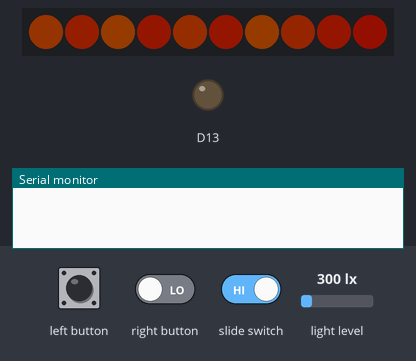
The sketch below on a simulated Adafruit Circuit Playground Express. Parts: 10 RGB LEDs in strip order, left to right, output pins drawn as LEDs (lit = HIGH), the last lines printed to the serial monitor. The inputs (shaded band) are chosen by the test bench; at power-on: light level 300 lx. Dim RGB values are drawn brighter than linear; random numbers use the default seed unless the sketch sets one.

Above: at 2.2 s.
2.3 s: slide switch set LOW
At 3.6 s:
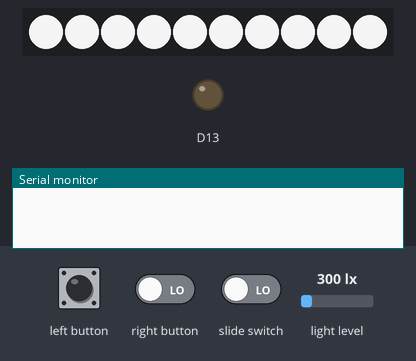
4.8 s: light level set to 40 lx
6.4 s: left button pressed for 1 s
At 8.0 s:
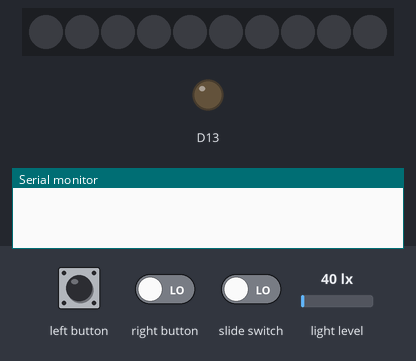
8.9 s: slide switch set HIGH
At 10.11 s:
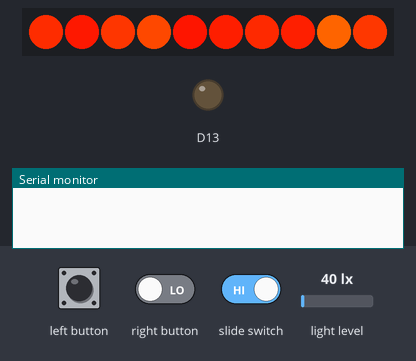
10.4 s: left button pressed for 1 s
12.0 s: right button driven HIGH and slide switch driven LOW
At 13.3 s:
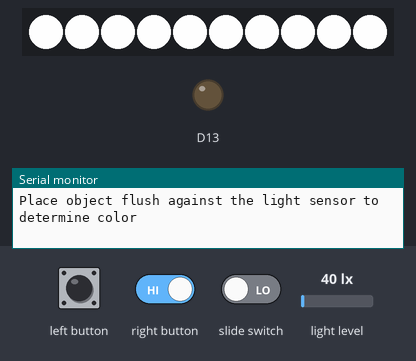
Timing chart, 0 to 15.0 s (numbered marks = the images above; inputs shaded):
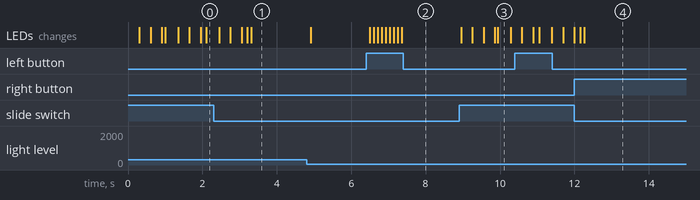

The sketch:

lightsONArduino.ino
```cpp
#include <Adafruit_CircuitPlayground.h>
#include <Wire.h>
#include <SPI.h>

/*LED ON/OFF*/
bool isON = false;
bool isOFF = false;
bool fpmode = false;

/*button debounce and state variables*/
int leftButton;
int leftButtonState;
int lastLeft = LOW;

int rightButton;
int rightButtonState;
int lastRight = LOW;

unsigned long lastDebounceTime = 0;
unsigned long debounceDelay = 50;
unsigned long buttonTime = 100;

/*COLOR SENSOR*/
uint8_t red;
uint8_t green;
uint8_t blue;

/*LIGHT PWM*/
int brightness;
int maxBright = 255;
int touchThreshold = 200;

/*FIRE PLACE MODE*/
#define BREATH_THRESHOLD  92 //threshold for the audio sensor to determine if fireplace mode should be turned off
#define FLAME_LIFE_MS     50 //duration between successive pixels turning off
#define FLAME_HUE         35 //optimal hue
#define LIT_CANDLES       10

//gamma correction values
const uint8_t PROGMEM gamma8[] = {
  0,  0,  0,  0,  0,  0,  0,  0,  0,  0,  0,  0,  0,  0,  0,  0,
  0,  0,  0,  0,  0,  0,  0,  0,  0,  0,  0,  0,  1,  1,  1,  1,
  1,  1,  1,  1,  1,  1,  1,  1,  1,  2,  2,  2,  2,  2,  2,  2,
  2,  3,  3,  3,  3,  3,  3,  3,  4,  4,  4,  4,  4,  5,  5,  5,
  5,  6,  6,  6,  6,  7,  7,  7,  7,  8,  8,  8,  9,  9,  9, 10,
  10, 10, 11, 11, 11, 12, 12, 13, 13, 13, 14, 14, 15, 15, 16, 16,
  17, 17, 18, 18, 19, 19, 20, 20, 21, 21, 22, 22, 23, 24, 24, 25,
  25, 26, 27, 27, 28, 29, 29, 30, 31, 32, 32, 33, 34, 35, 35, 36,
  37, 38, 39, 39, 40, 41, 42, 43, 44, 45, 46, 47, 48, 49, 50, 50,
  51, 52, 54, 55, 56, 57, 58, 59, 60, 61, 62, 63, 64, 66, 67, 68,
  69, 70, 72, 73, 74, 75, 77, 78, 79, 81, 82, 83, 85, 86, 87, 89,
  90, 92, 93, 95, 96, 98, 99, 101, 102, 104, 105, 107, 109, 110, 112, 114,
  115, 117, 119, 120, 122, 124, 126, 127, 129, 131, 133, 135, 137, 138, 140, 142,
  144, 146, 148, 150, 152, 154, 156, 158, 160, 162, 164, 167, 169, 171, 173, 175,
  177, 180, 182, 184, 186, 189, 191, 193, 196, 198, 200, 203, 205, 208, 210, 213,
  215, 218, 220, 223, 225, 228, 231, 233, 236, 239, 241, 244, 247, 249, 252, 255
};

// Global program state.
int lit = LIT_CANDLES;
float frequencies[10] = {0};
float phases[10] = {0};
enum AnimationType {FLICKER};
AnimationType animation = FLICKER;

/*FUNCTION DECLARATIONS*/
void activate();      //function to turn on the LEDs
void deactivate();    //function to turn off all the LEDs
void setCustom();     //function to set a custom color for the lights
void adjustMaxB();    //function for user to tap capacitive touch pads to set maximum brightness.
void button();        //function to turn ON or OFF all circuit playground
int debounceLeft();   //function to debounce the button input
int debounceRight();  //function to debounce the button input
void modusOperandi(); //function to toggle mode from standard to fireplace
void fireplace();     //function to randomly flash red, orange, and yellow LED colors in a random fashion.
void adjustB();       //function to adjust the brightness of the LED based on room light
void setDefault();    //function with default values of red, green, and blue pixels.
void allLEDs();       //function to turn on all the LEDs.

//functions for fireplace mode. these are adapted from birthday_candles.ino
void waitBreath(uint32_t milliseconds);
float measurePeak(uint32_t milliseconds);
void animatePixels(uint32_t current);
float setPixelHSV(int i, float h, float s, float v);
void showLitFlicker(uint32_t current);
void HSVtoRGB( float *r, float *g, float *b, float h, float s, float v );
float lerp(float x, float x0, float x1, float y0, float y1);


void setup() {
  Serial.begin(9600);
  CircuitPlayground.begin();
  CircuitPlayground.clearPixels();

  //set default LED color to white
  setDefault();

  //set flags to turn off the LEDs with a button push.
  isON = true;
  isOFF = false;
  fpmode = false;

  //set random value for fireplace flickering
  randomSeed(CircuitPlayground.lightSensor());

  // Precompute random frequency and phase values for each pixel.
  // This gives the flicker an organic but random looking appearance.
  for (int i = 0; i < 10; ++i) {
    // Generate random floating point frequency values between 1.0 and 4.0.
    frequencies[i] = random(1000, 4000) / 1000.0;
    // Generate random floating point phase values between 0 and 2*PI.
    phases[i] = random(1000) / 1000.0 * 2.0 * PI;
  }

  //turn ON the LEDs in either standard or fireplace modes depending on the switch position
  if (CircuitPlayground.slideSwitch() == false) {
    activate();
  }
  else if (CircuitPlayground.slideSwitch() == true) {
    fireplace();
  }
}

void loop() {
  button();        //check for button push left - ON/OFF, right - change color
  modusOperandi(); //check for slide switch status, switch position to set standard or fireplace modes
  adjustMaxB ();   //check for capacitive touch to adjust maximum brightness of the LEDs
  adjustB();       //main function to auto-adjust LED brightness
}

void activate() {
  //  Serial.println("LEDs activated");
  allLEDs();
}

void deactivate() {
  //  Serial.println("LEDs deactivated");
  CircuitPlayground.clearPixels();
}

void setCustom() {
  Serial.println("Place object flush against the light sensor to determine color");

  CircuitPlayground.clearPixels();

  // Now take a color reading (the red, green, blue color components will be
  // returned in the parameters passed in).
  CircuitPlayground.senseColor(red, green, blue);

  // Gamma correction makes LED brightness appear more linear
  red = CircuitPlayground.gamma8(red);
  green = CircuitPlayground.gamma8(green);
  blue = CircuitPlayground.gamma8(blue);

  if (red == 0 && green == 0 && blue == 0) {
    setDefault();
  }
  //  Serial.print(red); Serial.print(","); Serial.print(green); Serial.print(","); Serial.println(blue);
  allLEDs();
}

void adjustMaxB() {
  //adjust maximum brightness only in standard mode
  if (CircuitPlayground.slideSwitch() == false)
  {
    if (CircuitPlayground.readCap(2) > touchThreshold) {
      if (maxBright > 5) {
        //decrement brightness until maxBright is at 5. will not fully turn off the LEDs at 5.
        maxBright -= 10;
        //        Serial.print("max brightness capped at: ");
        //        Serial.println(maxBright);
      }
    }

    else if (CircuitPlayground.readCap(9) > touchThreshold) {
      if (maxBright < 255) {
        //increment brightness until maxBright is at 255. will not go beyond maximum analog value of 255.
        maxBright += 10;
        //        Serial.print("max brightness capped at: ");
        //        Serial.println(maxBright);
      }
    }
  }
}

void button() {
  //debounce button input
  leftButton = debounceLeft();
  rightButton = debounceRight();

  //if the left button is pushed, check the status of the LED, if it is off, then turn it on then if it is on turn it off.
  if (leftButton) {
    //    Serial.println("Button push detected!!!");
    if (isOFF) {
      //toggle state
      //      Serial.println("Going to ON mode");
      isON = true;
      isOFF = false;
      activate();
    }
    else if (isON) {
      //      Serial.println("Going to OFF mode");
      //toggle state
      isOFF = true;
      isON = false;
      deactivate();
    }
  }

  //if slide switch is in standard mode, read the custom color button
  if (CircuitPlayground.slideSwitch() == false && isON) {
    fpmode = false;
    if (rightButton)
    {
      //if right button is pressed then set a new color for the LEDs.
      setCustom();
    }
  }
}

int debounceLeft() {
  lastDebounceTime = millis();                            //take most recent system time to ensure the while loop begins
  while ((millis() - lastDebounceTime) < buttonTime) {
    int state = CircuitPlayground.leftButton();           //save state to a local variable

    if (state != lastLeft) {                              //update the time if the reading changed.
      // reset the debouncing timer
      lastDebounceTime = millis();
    }

    if ((millis() - lastDebounceTime) > debounceDelay) {  //if enough time has passed, and the state changed, save the last state
      if (state != leftButtonState) {
        leftButtonState = state;
      }
      break;                                              //break the while loop if this condition is met.
    }
    lastLeft = state;                                     //save the button state to compare to
  }
  return leftButtonState;
}

int debounceRight() {
  lastDebounceTime = millis();                             //take most recent system time to ensure the while loop begins
  while ((millis() - lastDebounceTime) < buttonTime) {
    int state = CircuitPlayground.rightButton();           //save state to a local variable

    if (state != lastRight) {                              //update the time if the reading changed.
      // reset the debouncing timer
      lastDebounceTime = millis();
    }

    if ((millis() - lastDebounceTime) > debounceDelay) {   //if enough time has passed, and the state changed, save the last state
      if (state != rightButtonState) {
        rightButtonState = state;
      }
      break;                                               //break the while loop if this condition is met.
    }
    lastRight = state;                                     //save the button state to compare to
  }
  return rightButtonState;
}

void modusOperandi() {
  if (CircuitPlayground.slideSwitch() == true) {
    fireplace();
  }
}

void fireplace() {
  fpmode = true;
  waitBreath(1000);
}

void adjustB() {
  brightness = CircuitPlayground.lightSensor();
  //Serial.print("Sensor:"); Serial.print(brightness); Serial.print(",");
  //map the sensor value to a range the LED can accept.
  brightness = map(brightness, 0, 1023, 0, maxBright);
  //invert the brightness because sensor and pixel should be inversly related
  brightness = map(brightness, 0, maxBright, maxBright, 0);
  //Serial.print("Pixel:"); Serial.println(brightness);

  if (isON && (fpmode == false)) {
    allLEDs();
  }
}

void setDefault() {
  red = 255;
  green = 255;
  blue = 255;
}

void allLEDs() {
  //set the onboard LEDs to the pixel brightness
  CircuitPlayground.setBrightness(brightness);
  for (int i = 0; i < 10; i++) {
    CircuitPlayground.setPixelColor(i, red, green, blue);
  }
}

/*CODE MODIFIED FROM BIRTHDAY CANDLES*/
// Delay for the specified number of milliseconds while at the same time
// listening for a continuous loud sound on from the microphone, i.e. someone
// blowing directly on it, and animating the NeoPixels.  When a breath is detected
// the number of lit candles will gradually decrease.  Once the number of lit
// candles hits zero then a celebration tune is played and everything stops.
void waitBreath(uint32_t milliseconds) {
  float peakToPeak = measurePeak(milliseconds);
  // Serial.println(peakToPeak);
  while (peakToPeak >= BREATH_THRESHOLD) {
    // Decrement the number of lit candles and keep it from going below
    // the value -1 (a sentinel that indicates all the candles are blown out
    // and no music playback, etc. should occur anymore).
    lit = max(lit - 1, -1);
    // For the simple solid color animation (i.e. no flickering) only update
    // the pixels when the lit pixel count changes.  This allows the tone
    // playback to sound better because the pixels don't need to be updated
    // during delays and music note playback (the pixel writing messes with
    // interrupts that drive tone playback and cause scratchier sounding tones).

    // Check if we just hit 0 candles lit up, i.e. they're all blown out.
    // Turn off the pixels and play a little celebration tune when it
    // happens, then indicate the candles are blown out with the -1 sentinel value.
    if (lit == 0) {
      CircuitPlayground.clearPixels();
      lit = -1;
    }
    // Keep measuring the peak to peak sound value for a period of time
    // that it takes to blow out another candle.
    peakToPeak = measurePeak(FLAME_LIFE_MS);
  }
}

// Measure the peak to peak sound pressure level from the microphone
// for a specified number of milliseconds.
// While measuring the current NeoPixel animation will be updated too.
float measurePeak(uint32_t milliseconds) {
  float soundMax = 0;
  // Loop until the specified number of milliseconds have ellapsed.
  uint32_t start = millis();
  uint32_t current = start;
  while ((current - start) < milliseconds) {
    // Inside the loop check the sound pressure level 10ms at a time
    float sample = CircuitPlayground.mic.soundPressureLevel(10);
    //    Serial.println(sample);
    soundMax = max(sample, soundMax);
    // Be sure to drive the NeoPixel animation too.
    animatePixels(current);
    current = millis();
  }
  return soundMax;
}

void animatePixels(uint32_t current) {
  showLitFlicker(current);
}

// Helper to change the color of a NeoPixel on the Circuit Playground board.
// Will automatically convert from HSV color space to RGB and apply gamma
// correction.
float setPixelHSV(int i, float h, float s, float v) {
  // Convert HSV to RGB
  float r, g, b = 0.0;
  HSVtoRGB(&r, &g, &b, h, s, v);
  // Lookup gamma correct RGB colors (also convert from 0...1.0 RGB range to 0...255 byte range).
  uint8_t r1 = pgm_read_byte(&gamma8[int(r * 255.0)]);
  uint8_t g1 = pgm_read_byte(&gamma8[int(g * 255.0)]);
  uint8_t b1 = pgm_read_byte(&gamma8[int(b * 255.0)]);
  // Set the color of the pixel.
  CircuitPlayground.strip.setPixelColor(i, r1, g1, b1);
}

void showLitFlicker(uint32_t current) {
  // First determine the low and high bounds of the flicker hues.
  // These are +/- 10 degrees of the specified target hue and will
  // wrap around to the start/end as appropriate.
  float lowHue = fmod(FLAME_HUE - 10.0, 360.0);
  float highHue = fmod(FLAME_HUE + 10.0, 360.0);
  // Convert time from milliseconds to seconds.
  float t = current / 1000.0;
  // Loop through each pixel and compute its color.
  for (int i = 0; i < 10; ++i) {
    if (i < lit) {
      // This pixel should be lit, so compute its hue by composing
      // a low frequency / slowly changing sine wave with a high
      // frequency / fast changing cosine wave.  This means the candle will
      // pulse and jump around in an organice but random looking way.
      // The frequencies and phases of the waves are randomly generated at
      // startup in the setup function.
      // Low frequency wave is a sine wave with random freuqency between 1 and 4,
      // and offset by a random phase to keep pixels from all starting at the same
      // color:
      float lowFreq  = sin(2.0 * PI * frequencies[i] * t + phases[i]);
      // High frequency is a faster changing cosine wave that uses a different
      // pixel's random frequency.
      float highFreq = cos(3.0 * PI * frequencies[(i + 5) % 10] * t);
      // Add the low and high frequency waves together, then interpolate their value
      // to a hue that's +/-20% of the configured target hue.
      float h = lerp(lowFreq + highFreq, -2.0, 2.0, lowHue, highHue);
      setPixelHSV(i, h, 1.0, 1.0);
    }
    else {
      // This pixel has been blown out, just turn it off.
      setPixelHSV(i, 0, 0, 0);
    }
  }
  CircuitPlayground.strip.show();
}

void HSVtoRGB( float *r, float *g, float *b, float h, float s, float v )
{
  int i;
  float f, p, q, t;
  if ( s == 0 ) {
    // achromatic (grey)
    *r = *g = *b = v;
    return;
  }
  h /= 60;      // sector 0 to 5
  i = floor( h );
  f = h - i;      // factorial part of h
  p = v * ( 1 - s );
  q = v * ( 1 - s * f );
  t = v * ( 1 - s * ( 1 - f ) );
  switch ( i ) {
    case 0:
      *r = v;
      *g = t;
      *b = p;
      break;
    case 1:
      *r = q;
      *g = v;
      *b = p;
      break;
    case 2:
      *r = p;
      *g = v;
      *b = t;
      break;
    case 3:
      *r = p;
      *g = q;
      *b = v;
      break;
    case 4:
      *r = t;
      *g = p;
      *b = v;
      break;
    default:    // case 5:
      *r = v;
      *g = p;
      *b = q;
      break;
  }
}

// Linear interpolation of value y within y0...y1 given x and x0...x1.
float lerp(float x, float x0, float x1, float y0, float y1) {
  return y0 + (x - x0) * ((y1 - y0) / (x1 - x0));
}
```

Measured:
- after the input at 6.4 s, the LEDs: change after 0.10 s (image 2)
- after the input at 8.9 s, the LEDs: first change after 0.05 s (image 3 shows a later state)
